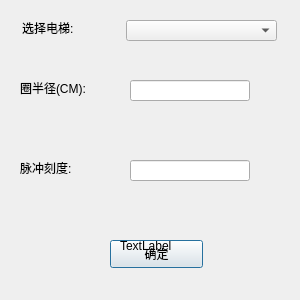
<?xml version="1.0" encoding="UTF-8"?>
<ui version="4.0">
 <class>ConfigDialog</class>
 <widget class="QDialog" name="ConfigDialog">
  <property name="geometry">
   <rect>
    <x>0</x>
    <y>0</y>
    <width>300</width>
    <height>300</height>
   </rect>
  </property>
  <property name="minimumSize">
   <size>
    <width>300</width>
    <height>300</height>
   </size>
  </property>
  <property name="maximumSize">
   <size>
    <width>300</width>
    <height>300</height>
   </size>
  </property>
  <property name="windowTitle">
   <string>Dialog</string>
  </property>
  <widget class="QLabel" name="label">
   <property name="geometry">
    <rect>
     <x>20</x>
     <y>80</y>
     <width>91</width>
     <height>16</height>
    </rect>
   </property>
   <property name="text">
    <string>圈半径(CM):</string>
   </property>
  </widget>
  <widget class="QLabel" name="label_2">
   <property name="geometry">
    <rect>
     <x>20</x>
     <y>160</y>
     <width>81</width>
     <height>16</height>
    </rect>
   </property>
   <property name="text">
    <string>脉冲刻度:</string>
   </property>
  </widget>
  <widget class="QPushButton" name="pushButton_qd">
   <property name="geometry">
    <rect>
     <x>110</x>
     <y>240</y>
     <width>93</width>
     <height>28</height>
    </rect>
   </property>
   <property name="text">
    <string>确定</string>
   </property>
  </widget>
  <widget class="QLineEdit" name="lineEdit_d">
   <property name="geometry">
    <rect>
     <x>130</x>
     <y>80</y>
     <width>120</width>
     <height>21</height>
    </rect>
   </property>
   <property name="minimumSize">
    <size>
     <width>80</width>
     <height>20</height>
    </size>
   </property>
   <property name="maximumSize">
    <size>
     <width>120</width>
     <height>30</height>
    </size>
   </property>
  </widget>
  <widget class="QLineEdit" name="lineEdit_p">
   <property name="geometry">
    <rect>
     <x>130</x>
     <y>160</y>
     <width>120</width>
     <height>21</height>
    </rect>
   </property>
   <property name="minimumSize">
    <size>
     <width>80</width>
     <height>20</height>
    </size>
   </property>
   <property name="maximumSize">
    <size>
     <width>120</width>
     <height>30</height>
    </size>
   </property>
  </widget>
  <widget class="QComboBox" name="comboBox">
   <property name="geometry">
    <rect>
     <x>126</x>
     <y>20</y>
     <width>151</width>
     <height>21</height>
    </rect>
   </property>
  </widget>
  <widget class="QLabel" name="label_3">
   <property name="geometry">
    <rect>
     <x>120</x>
     <y>210</y>
     <width>72</width>
     <height>71</height>
    </rect>
   </property>
   <property name="text">
    <string>TextLabel</string>
   </property>
  </widget>
  <widget class="QLabel" name="label_4">
   <property name="geometry">
    <rect>
     <x>22</x>
     <y>20</y>
     <width>72</width>
     <height>16</height>
    </rect>
   </property>
   <property name="text">
    <string>选择电梯:</string>
   </property>
  </widget>
 </widget>
 <resources/>
 <connections/>
</ui>
